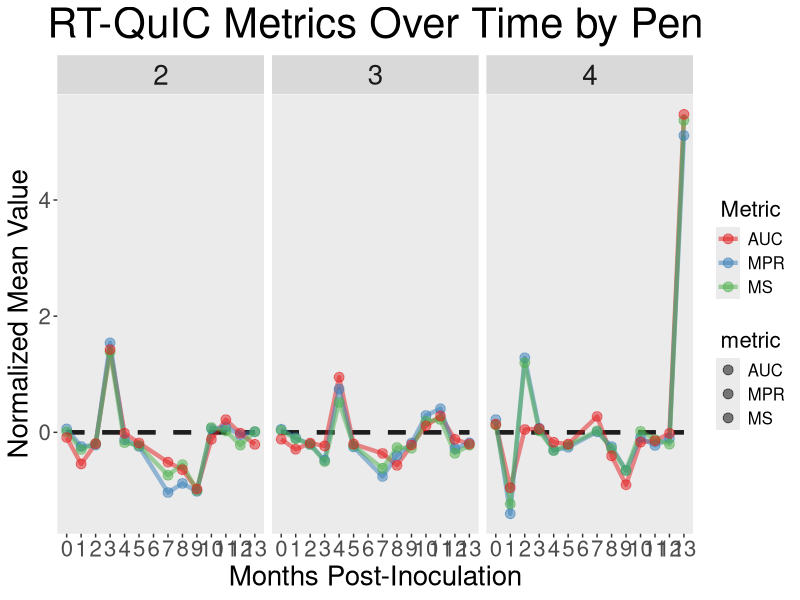
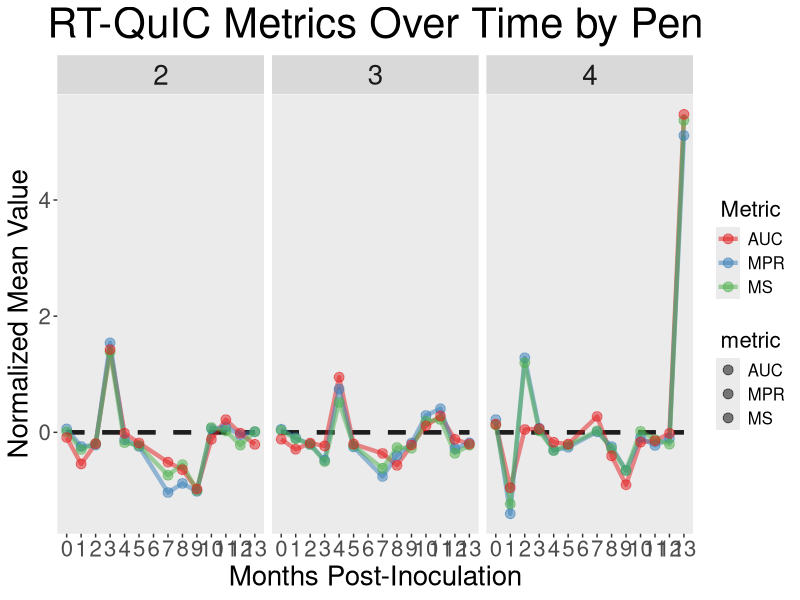

Write R code to recreate these figures, in order. (Note: this script raises an error after producing the figures.)
library(dplyr)
library(tidyr)
library(ggplot2)
library(stringr)
library(scales)


main_theme <- theme(
  plot.title = element_text(size = 30, hjust = 0.5),
  axis.title = element_text(size = 20),
  axis.text = element_text(size = 16),
  strip.text = element_text(size = 20),
  legend.title = element_text(size = 16, hjust = 0.5),
  legend.text = element_text(size = 12),
  panel.grid = element_blank()
)

# Summary Figures ---------------------------------------------------------


data <- read.csv("data/calculations.csv", check.names = FALSE) %>%
  mutate(pen_number = as.factor(pen_number))

data_sum <- data %>%
  group_by(pen_number, mpi) %>%
  summarize(
    across(
      c(MPR, MS, AUC), 
      mean
    ), 
    .groups = "drop_last"
  ) %>%
  ungroup() %>%
  pivot_longer(c(MPR, MS, AUC), names_to = "metric")

results <- read.csv("data/results.csv", check.names = FALSE) %>%
  separate(contrast, c("pen_number", "pen_ctrl"), " - ", remove=FALSE) %>%
  mutate(across(c("pen_number", "pen_ctrl"), ~as.factor(str_remove(., "pen_number"))))

data_joined <- right_join(data_sum, results)


# Figure 1: Metric trends over time ---------------------------------------


sig_points <- data_joined %>% filter(p.adj < 0.05)

data_norm <- data_sum %>%
  filter(!is.na(pen_number)) %>%
  pivot_wider(names_from=pen_number, values_from=value) %>%
  mutate(across(c("2", "3", "4"), ~ . - `1`)) %>%
  pivot_longer(c("1", "2", "3", "4"), names_to = "pen_number")

data_norm %>%
  filter(!is.na(pen_number) & pen_number != "1") %>%
  group_by(metric) %>%
  mutate(value = scale(value)) %>%
  ggplot(aes(mpi, value, color = metric, fill = metric, group = metric)) +
  geom_line(
    data = NULL,
    aes(y=0), linetype="dashed", linewidth = 1.5, color="black", alpha = 0.5
  ) +
  geom_line(linewidth = 1.5, alpha = 0.5) +
  geom_point(size = 3, alpha = 0.5) +
  scale_x_continuous(breaks = seq(0, 13, 1)) +
  facet_wrap(vars(pen_number), nrow=1) +
  scale_color_brewer(palette = "Set1", name = "Metric") +
  labs(
    x = "Months Post-Inoculation",
    y = "Normalized Mean Value",
    title = "RT-QuIC Metrics Over Time by Pen",
  ) +
  main_theme

ggsave("figures/metrics_over_time.png", width = 16, height = 12, dpi = 300)


# Figure 2: Significance heatmap ------------------------------------------


results %>%
  filter(!is.na(p.adj)) %>%
  mutate(metric = factor(metric, levels = c("MPR", "MS", "AUC"))) %>%
  ggplot(aes(mpi, pen_number, fill = -log10(p.adj), label = paste("p =", signif(p.adj, 3)))) +
  geom_tile(color="black") +
  geom_text(
    size = 5, color = "white", fontface = "bold"
  ) +
  facet_grid(vars(metric)) +
  scale_fill_gradient(
    low = "darkcyan", high = "#c0392b",
    limits = c(-log10(1), -log10(0.01)),
    name = expression(-log[10](p[adj]))
  ) +
  scale_x_continuous(breaks = seq(0, 13, 1), expand = FALSE) +
  scale_y_discrete(expand=FALSE) +
  labs(
    x = "Months Post-Inoculation",
    y = "Pen",
    title = "Significance vs. Negative Control (Pen 1)"
  ) +
  main_theme

ggsave("figures/significance_heatmap.png", width = 16, height = 12, dpi = 300)
